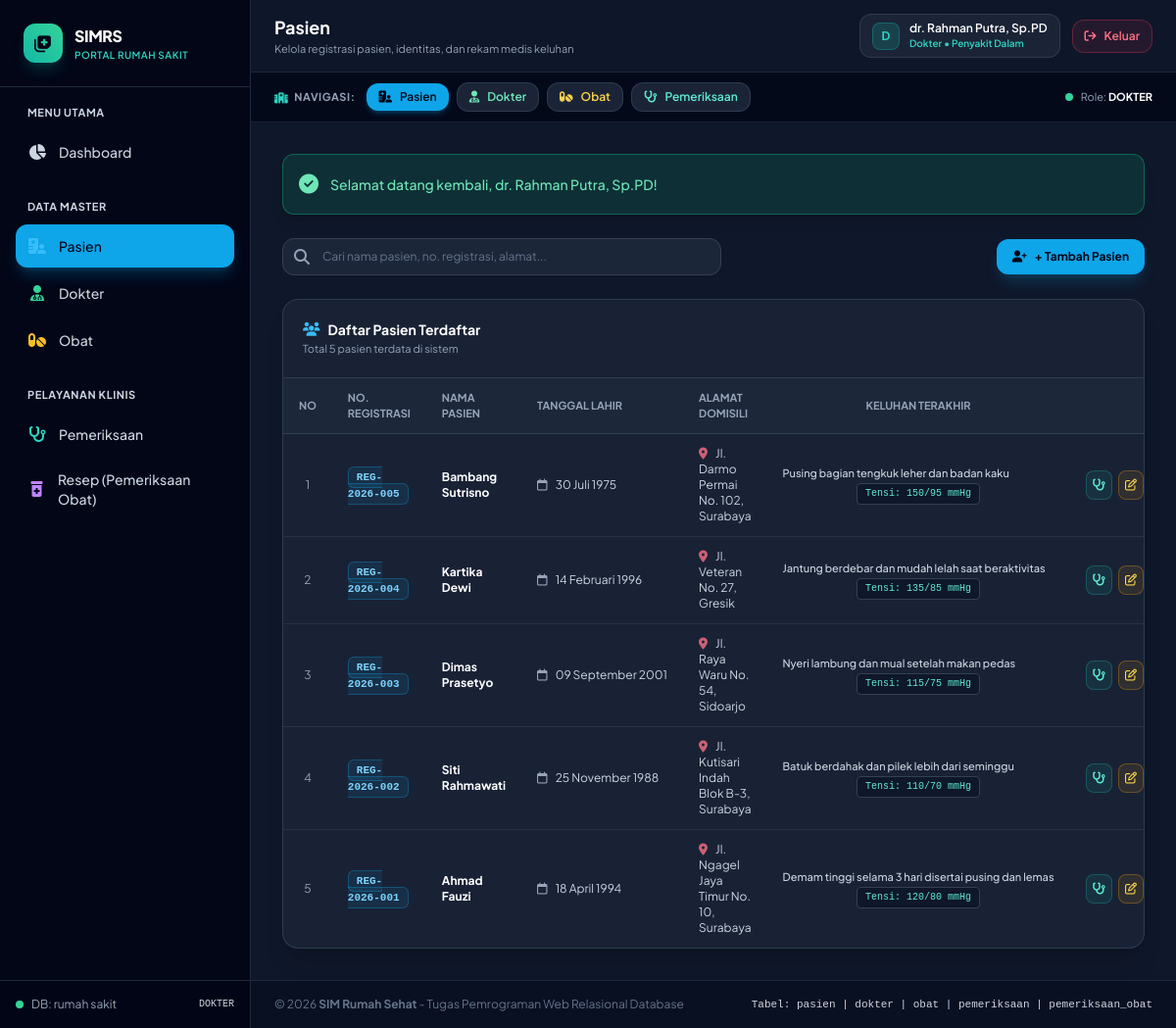
/tugas_obat/pasien.php (signed in), run on the app's committed database.
### tables this page shows
CREATE TABLE `pasien` (
  `id` int(5) NOT NULL AUTO_INCREMENT,
  `no_registrasi` varchar(255) NOT NULL,
  `nama_pasien` varchar(255) NOT NULL,
  `alamat` varchar(255) NOT NULL,
  `tgl_lahir` date NOT NULL,
  `keluhan` varchar(255) NOT NULL DEFAULT '',
  `tensi_darah` varchar(255) NOT NULL DEFAULT '',
  PRIMARY KEY (`id`)
);

### tugas_obat/koneksi.php (called while the page is built, shortened)
<?php
$host = "localhost";
$user = "root";
$pass = "";
$db   = "rumah sakit";
$koneksi = @mysqli_connect($host, $user, $pass, $db);
mysqli_set_charset($koneksi, "utf8mb4");
function clean($str) {
    global $koneksi;
    return mysqli_real_escape_string($koneksi, trim($str ?? ''));
}
function tgl_indo($tanggal) {
    $bulan = [
        1 => 'Januari', 'Februari', 'Maret', 'April', 'Mei', 'Juni',
        'Juli', 'Agustus', 'September', 'Oktober', 'November', 'Desember'
    ];
    $pecahkan = explode('-', $tanggal);
    return $pecahkan[2] . ' ' . $bulan[(int)$pecahkan[1]] . ' ' . $pecahkan[0];
}
?>

### tugas_obat/auth.php (called while the page is built, shortened)
<?php
require_once __DIR__ . '/koneksi.php';
function is_logged_in() {
    return isset($_SESSION['user_id']) && !empty($_SESSION['user_id']);
}
function is_pasien() {
    return is_logged_in() && (($_SESSION['role'] ?? '') === 'pasien');
}
?>

### tugas_obat/pasien.php (the view, shortened to what this page needs)
<?php
include __DIR__ . '/header.php';
$search = clean($_GET['search'] ?? '');
$where = "";
$query = "SELECT * FROM pasien $where ORDER BY id DESC";
$result = mysqli_query($koneksi, $query);
?>
<div class="space-y-6">
    <div class="flex flex-col sm:flex-row items-stretch sm:items-center justify-between gap-4">
        <form method="GET" action="pasien.php" class="relative flex-1 max-w-md">
            <span class="absolute inset-y-0 left-0 flex items-center pl-3 text-slate-400">
                <i class="fa-solid fa-magnifying-glass"></i>
            </span>
            <input type="text" name="search" value="<?= htmlspecialchars($search) ?>"
                   placeholder="Cari nama pasien, no. registrasi, alamat..."
                   class="w-full pl-10 pr-4 py-2.5 bg-slate-800/90 border border-slate-700 rounded-xl text-white placeholder-slate-500 focus:outline-none focus:ring-2 focus:ring-sky-500 text-xs">
        </form>
        <button onclick="openModalTambah()"
                class="px-4 py-2.5 bg-sky-500 hover:bg-sky-600 text-slate-950 font-bold rounded-xl shadow-lg shadow-sky-500/20 text-xs flex items-center justify-center gap-2 transition-all">
            <i class="fa-solid fa-user-plus"></i>
            <span>+ Tambah Pasien</span>
        </button>
    </div>
    <div class="bg-slate-800/70 border border-slate-700/80 rounded-2xl overflow-hidden shadow-xl">
        <div class="p-5 border-b border-slate-700/80 flex items-center justify-between">
            <div>
                <h3 class="text-sm font-bold text-white flex items-center gap-2">
                    <i class="fa-solid fa-users text-sky-400"></i>
                    <span>Daftar Pasien Terdaftar</span>
                </h3>
                <p class="text-[11px] text-slate-400 mt-0.5">Total <?= mysqli_num_rows($result) ?> pasien terdata di sistem</p>
            </div>
        </div>
        <div class="overflow-x-auto">
            <table class="w-full text-left text-xs">
                <thead>
                    <tr class="bg-slate-800/90 border-b border-slate-700 text-slate-400 uppercase text-[11px] font-semibold">
                        <th class="py-3 px-4 w-12 text-center">No</th>
                        <th class="py-3 px-4">No. Registrasi</th>
                        <th class="py-3 px-4">Nama Pasien</th>
                        <th class="py-3 px-4">Tanggal Lahir</th>
                        <th class="py-3 px-4">Alamat Domisili</th>
                        <th class="py-3 px-4 text-center">Keluhan Terakhir</th>
                        <?php if (!is_pasien()): ?>
                            <th class="py-3 px-4 text-right">Aksi</th>
                        <?php endif; ?>
                    </tr>
                </thead>
                <tbody class="divide-y divide-slate-700/50">
                    <?php if (mysqli_num_rows($result) > 0):
                        $no = 1;
                        while ($row = mysqli_fetch_assoc($result)):
                            $q_periksa = mysqli_query($koneksi, "SELECT keluhan, tensi_darah, tgl_periksa FROM pemeriksaan WHERE id_pasien = " . $row['id'] . " ORDER BY id DESC LIMIT 1");
                            $periksa_last = mysqli_fetch_assoc($q_periksa);
                    ?>
                        <tr class="hover:bg-slate-750 transition-colors">
                            <td class="py-3 px-4 text-center text-slate-400"><?= $no++ ?></td>
                            <td class="py-3 px-4">
                                <span class="px-2 py-1 rounded-md bg-sky-500/10 border border-sky-500/30 text-sky-300 font-mono font-bold text-[11px]">
                                    <?= htmlspecialchars($row['no_registrasi']) ?>
                                </span>
                            </td>
                            <td class="py-3 px-4">
                                <div class="font-bold text-white"><?= htmlspecialchars($row['nama_pasien']) ?></div>
                            </td>
                            <td class="py-3 px-4 text-slate-300 whitespace-nowrap">
                                <i class="fa-regular fa-calendar text-slate-400 mr-1.5"></i>
                                <?= tgl_indo($row['tgl_lahir']) ?>
                            </td>
                            <td class="py-3 px-4 text-slate-300">
                                <i class="fa-solid fa-location-dot text-rose-400/80 mr-1.5"></i>
                                <?= htmlspecialchars($row['alamat']) ?>
                            </td>
                            <td class="py-3 px-4 text-center">
                                <?php
                                    $display_keluhan = !empty($row['keluhan']) ? $row['keluhan'] : ($periksa_last['keluhan'] ?? '');
                                    $display_tensi = !empty($row['tensi_darah']) ? $row['tensi_darah'] : ($periksa_last['tensi_darah'] ?? '');
                                ?>
                                <?php if (!empty($display_keluhan)): ?>
                                    <div class="text-[11px] text-slate-300 font-medium truncate max-w-xs text-left" title="<?= htmlspecialchars($display_keluhan) ?>">
                                        <?= htmlspecialchars($display_keluhan) ?>
                                    </div>
                                    <?php if (!empty($display_tensi)): ?>
                                        <span class="inline-block px-2 py-0.5 rounded bg-slate-900 border border-slate-700 text-teal-300 font-mono text-[10px] mt-0.5">
                                            Tensi: <?= htmlspecialchars($display_tensi) ?>
                                        </span>
                                    <?php endif; ?>
                                <?php else: ?>
                                    <span class="text-slate-500 italic text-[10px]">Belum ada keluhan</span>
                                <?php endif; ?>
                            </td>
                            <?php if (!is_pasien()): ?>
                            <td class="py-3 px-4 text-right whitespace-nowrap">
                                <div class="inline-flex items-center gap-1.5">
                                    <a href="pemeriksaan_tambah.php?id_pasien=<?= $row['id'] ?>"
                                       class="p-1.5 rounded-lg bg-teal-500/10 hover:bg-teal-500/20 text-teal-300 border border-teal-500/30"
                                       title="Periksa & Beri Resep Obat (Keluhan Otomatis Masuk)">
                                        <i class="fa-solid fa-stethoscope"></i>
                                    </a>
                                    <button onclick="openModalEdit(<?= htmlspecialchars(json_encode($row)) ?>)"
                                            class="p-1.5 rounded-lg bg-amber-500/10 hover:bg-amber-500/20 text-amber-300 border border-amber-500/30" title="Edit Pasien">
                                        <i class="fa-regular fa-pen-to-square"></i>
                                    </button>
                                </div>
                            </td>
                            <?php endif; ?>
                        </tr>
                    <?php endwhile; ?>
                    <?php endif; ?>
                </tbody>
            </table>
        </div>
    </div>
</div>
<?php include __DIR__ . '/footer.php'; ?>

### tugas_obat/header.php (style rules this page uses)
body { font-family: 'Plus Jakarta Sans', sans-serif; }

### data on the page
pasien: no_registrasi "REG-2026-005", nama_pasien "Bambang Sutrisno", tgl_lahir "30 Juli 1975", alamat "Jl. Darmo Permai No. 102, Surabaya", keluhan "Pusing bagian tengkuk leher dan badan kaku", tensi_darah "150/95 mmHg"
pasien: no_registrasi "REG-2026-004", nama_pasien "Kartika Dewi", tgl_lahir "14 Februari 1996", alamat "Jl. Veteran No. 27, Gresik", keluhan "Jantung berdebar dan mudah lelah saat beraktivitas", tensi_darah "135/85 mmHg"
pasien: no_registrasi "REG-2026-003", nama_pasien "Dimas Prasetyo", tgl_lahir "09 September 2001", alamat "Jl. Raya Waru No. 54, Sidoarjo", keluhan "Nyeri lambung dan mual setelah makan pedas", tensi_darah "115/75 mmHg"
pasien: no_registrasi "REG-2026-002", nama_pasien "Siti Rahmawati", tgl_lahir "25 November 1988", alamat "Jl. Kutisari Indah Blok B-3, Surabaya", keluhan "Batuk berdahak dan pilek lebih dari seminggu", tensi_darah "110/70 mmHg"
pasien: no_registrasi "REG-2026-001", nama_pasien "Ahmad Fauzi", tgl_lahir "18 April 1994", alamat "Jl. Ngagel Jaya Timur No. 10, Surabaya", keluhan "Demam tinggi selama 3 hari disertai pusing dan lemas", tensi_darah "120/80 mmHg"

### other printed values
$user['role'] "DOKTER"
$page_title "Pasien"
$page_subtitle "Kelola registrasi pasien, identitas, dan rekam medis keluhan"
substr($user['nama_user'], 0, 1) "D"
$user['nama_user'] "dr. Rahman Putra, Sp.PD"
$role_label "Dokter"
$user['spesialis'] "Penyakit Dalam"
$flash['message'] "Selamat datang kembali, dr. Rahman Putra, Sp.PD!"
mysqli_num_rows($result) "5"
